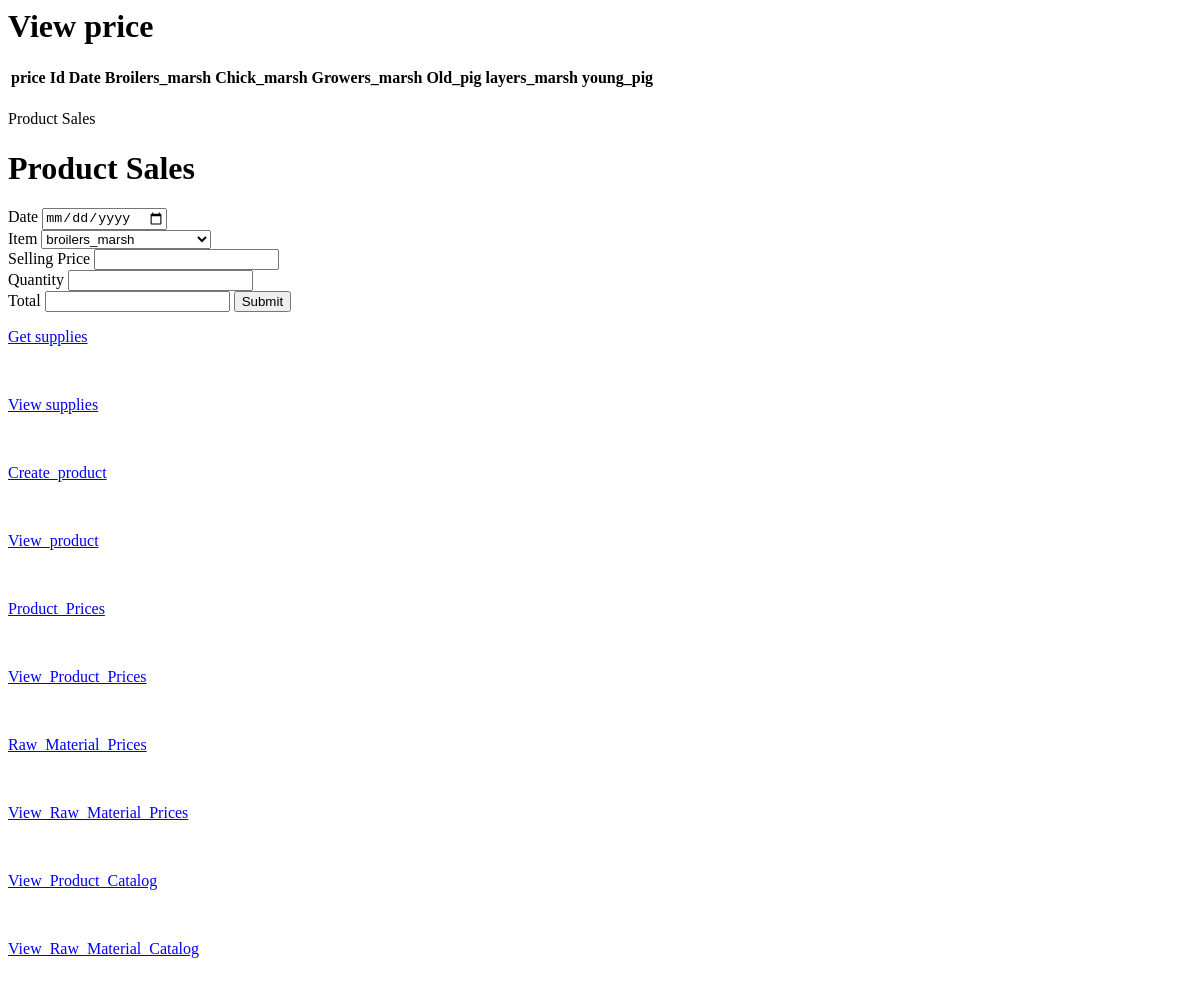
The page /view_product_catalog on the database as committed earlier.
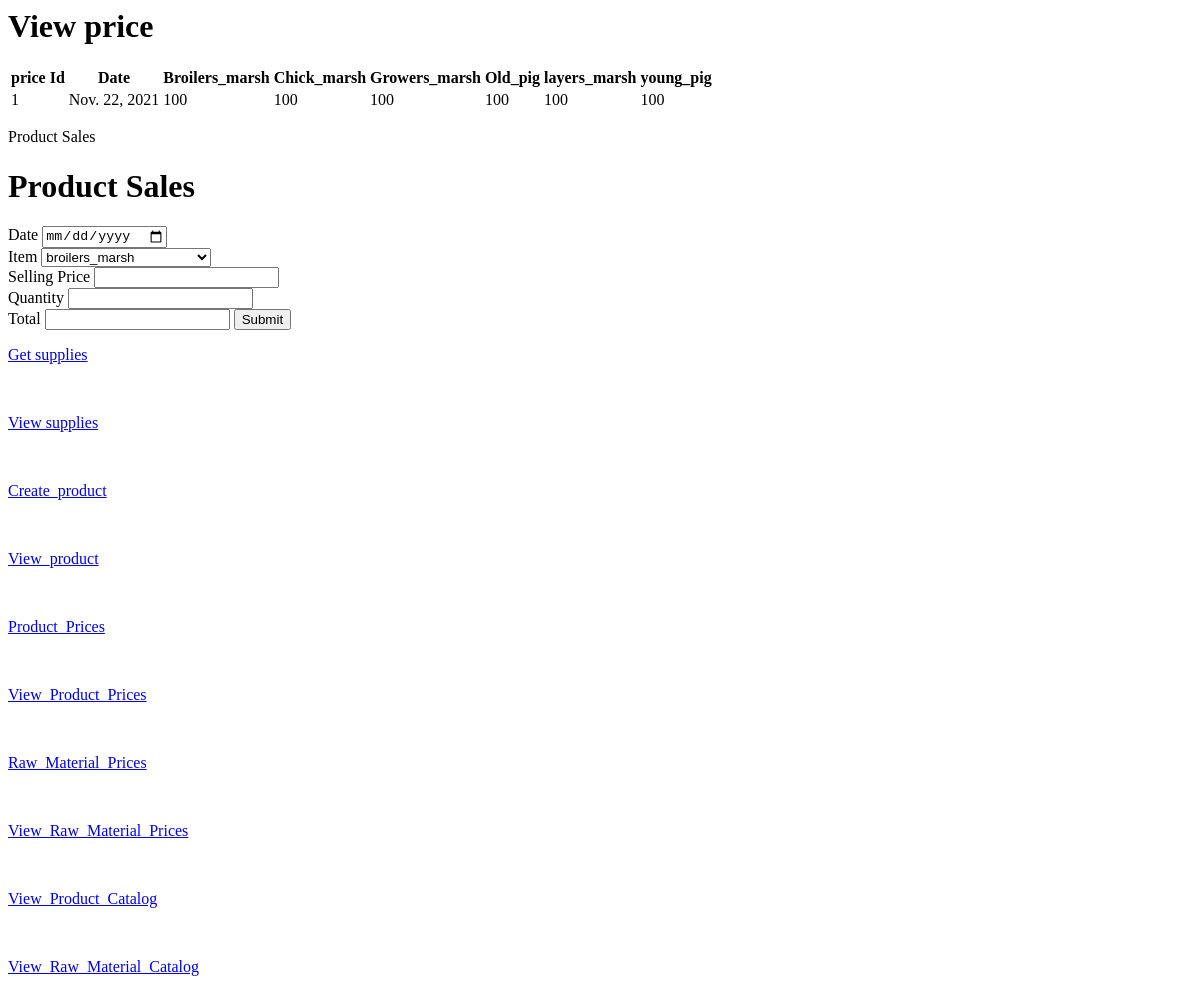
The same page on the database as committed later.
### profit_pen_app/models.py (models this page shows, shortened)
class ProductPrices(models.Model):
	date = models.DateField()
	broilers_marsh = models.IntegerField(default = 0)
	chick_marsh = models.IntegerField(default=0)
	old_pig = models.IntegerField(default=0)
	growers_marsh = models.IntegerField(default=0)
	layers_marsh = models.IntegerField(default=0)
	young_pig = models.IntegerField(default=0)

### profit_pen_app/views.py (the view)
# urls.py: path('view_product_catalog',views.viewing_product_catalog, name = "view_product_catalog"),
def viewing_product_catalog(request):
	start_date = request.GET.get('start_date')
	end_date = request.GET.get('end_date')
	p_q = ProductQuantities.objects.filter(date__range=[start_date, end_date])
	l_p_q = ProductQuantities.objects.last()
	l_p_p = ProductPrices.objects.last()
	context = {}
	form = ProductSalesForm(request.POST or None)
	if form.is_valid():
		product = form.cleaned_data['product']
		quantity = form.cleaned_data['quantity']
		print("Hello we are now here")
		product_sales_quantity_deduction(product,quantity)
		form.save()
	context['form'] = form
	context['p_q'] = p_q
	context['l_p_q'] = l_p_q
	context['l_p_p'] = l_p_p
	return render(request, "view_product_catalog.html", context)

### profit_pen_app/forms.py
class ProductSalesForm(forms.ModelForm):
	YEARS= [x for x in range(2000,2030)]
	date = forms.DateField(label='Date', widget=forms.SelectDateWidget(years=YEARS),initial=timezone.now())
	product = forms.ChoiceField(choices = PRODUCT_CHOICES)
	quantity = forms.IntegerField()
	selling_price = forms.IntegerField()
	total = forms.IntegerField()
	class Meta:
		model = ProductSales
		fields = ["date","product","quantity","selling_price","total"]

### profit_pen_app/templates/profit_pen_app/view_product_catalog.html (shortened to what this page needs)
<html>
<head>
</head>
<body>
    <h1>View price</h1>
     <table style="border:1px">
                    <ul>
                    <tr>
                        <th>price Id</th>
                        <th>Date</th>
                        <th>Broilers_marsh</th>
                        <th>Chick_marsh</th>
                        <th>Growers_marsh</th>
                        <th>Old_pig</th>
                        <th>layers_marsh</th>
                        <th>young_pig</th>
                    </tr>
                    <tr>
                        <td>{{ l_p_p.id}} </td>
                        <td>{{ l_p_p.date }} </td>
                        <td>{{ l_p_p.broilers_marsh }}</td>
                        <td>{{ l_p_p.chick_marsh }}</td>
                        <td>{{ l_p_p.growers_marsh }}</td>
                        <td>{{ l_p_p.old_pig }}</td>
                        <td>{{ l_p_p.layers_marsh }}</td>
                        <td>{{ l_p_p.young_pig }} </td>
                    </tr>
                </table>
<form method="POST" enctype="multipart/form-data" autocomplete="on">
    <p>Product Sales</p>
    <h1>Product  Sales</h1>
    <label>Date</label>
    <input id="id_date" type="date"> <br/>
    <label>Item</label>
    <select name="product" id="id_product">
      <option value="broilers_marsh">broilers_marsh</option>
    </select> <br/>
    <label>Selling Price</label>
    <input id="id_selling_price" type="number" onchange="autofill()"> <br/>
    <label>Quantity</label>
    <input id="id_quantity" type="number"  onkeyup="autofill(this.value);" ><br/>
    <label>Total</label>
    <input id ="id_total" type="number">
    <input type="submit" value="Submit">
</form>
</body>
<div>
            <a href="{% url 'get_supply' %}"><p>Get supplies</p></a><br/>
            <a href="{% url 'view_supplies' %}"><p>View supplies</p></a><br/>
            <a href="{% url 'create_products' %}"><p>Create_product</p></a><br/>
            <a href="{% url 'view_products' %}"><p>View_product</p></a><br/>
            <a href="{% url 'create_product_prices' %}"><p>Product_Prices</p></a><br/>
            <a href="{% url 'view_product_prices' %}"><p>View_Product_Prices</p></a><br/>
            <a href="{% url 'create_raw_material_prices' %}"><p>Raw_Material_Prices</p></a><br/>
            <a href="{% url 'view_raw_material_prices' %}"><p>View_Raw_Material_Prices</p></a><br/>
            <a href="{% url 'view_product_catalog' %}"><p>View_Product_Catalog</p></a><br/>
            <a href="{% url 'view_raw_material_catalog' %}"><p>View_Raw_Material_Catalog</p></a><br/>
</div>
</html>

Rows that differ between the two databases and show on the page:
added ProductPrices: id "1", date "Nov. 22, 2021", broilers_marsh "100", chick_marsh "100", growers_marsh "100", old_pig "100", layers_marsh "100", young_pig "100"
